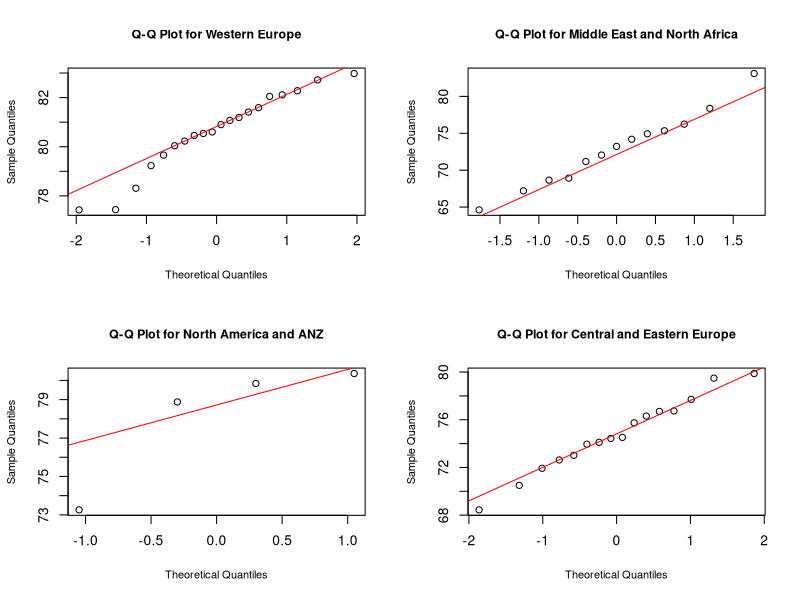
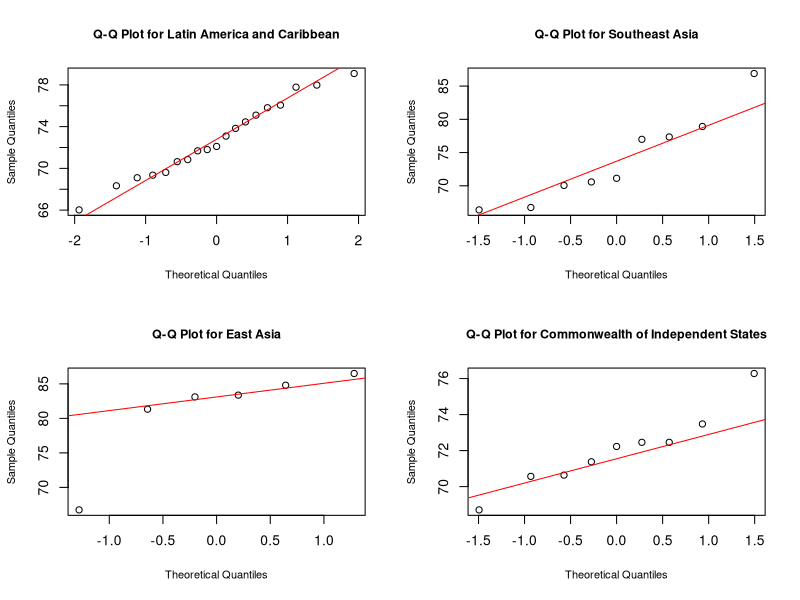
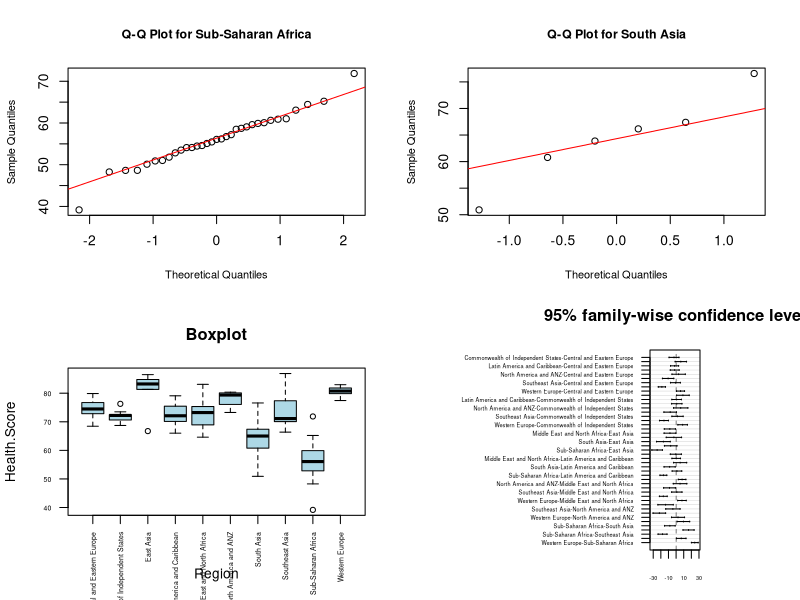

The R source for these figures, in order:
## ---- chunk 1
knitr::opts_chunk$set(echo = TRUE)
## ---- chunk 2
opis_var = read.csv("datasets/opis_varijabli.csv")
WHR_22 = read.csv("datasets/WHR_2022.csv")
WHR_22 = head(WHR_22, -1) # preskacem zadnji red jer je "xx"
WHR_23 = read.csv("datasets/WHR_2023.csv")
## ---- chunk 3
cat("Varijable za 2022. godinu:\n")
names(WHR_22)
cat("Varijable za 2023. godinu:\n")
names(WHR_23)
## ---- chunk 4
any(is.na(WHR_22))
cat("U podatcima za 2022. godinu nema nedostajućih vrijednosti.\n")
any(is.na(WHR_23))
cat("U podatcima za 2023. godinu ima nedostajućih vrijednosti.\n")

for (col_name in names(WHR_23)) {
  if (sum(is.na(WHR_23[,col_name])) > 0){
    cat('Ukupno nedostajućih vrijednosti za varijablu ',col_name, ': ', sum(is.na(WHR_23[,col_name])),'\n')
  }
}
## ---- chunk 5
data3 <- WHR_23[!is.na(WHR_23$Healthcare.Legatum.Prosperity.Index.Health.Score), ]
names(data3)[names(data3) == "Healthcare.Legatum.Prosperity.Index.Health.Score"] <- "Health.Score"
names(data3)[names(data3) == "Regional.indicator"] <- "Region"
regions <- unique(data3$Region)

ks_results <- list()

# KS test se radi za svaku regiju
for (region in regions) {
  data_region <- data3$Health.Score[data3$Region == region]
  ks_result <- ks.test(data_region, "pnorm", mean = mean(data_region), sd = sd(data_region))
  ks_results[[region]] <- ks_result
}
for (k in names(ks_results)) {
  cat(k, ":\n")
  print(ks_results[[k]])
  cat("\n")
}
## ---- chunk 6
library(ggplot2)

par(mfrow = c(2, 2))  # 2 rows, 2 columns
for (region in regions) {
  data_region <- data3$Health.Score[data3$Region == region]
  qqnorm(data_region, main = paste("Q-Q Plot for", region), cex.main=0.9, cex.lab=0.8)
  qqline(data_region, col = "red")
}
## ---- chunk 7
model <- aov(Health.Score ~ Region, data = data3)
summary(model)
## ---- chunk 8
boxplot(Health.Score ~ Region, data = data3, col = "lightblue", 
        main = "Boxplot", las = 2, cex.axis=0.5)
## ---- chunk 9
tukey <- TukeyHSD(model)
tukey_table<-as.data.frame((tukey)[1])
write.csv(tukey_table, 'TK_data.csv')
with(par(mai=c(0.5,2.5,0.5,1)),{plot(tukey, las=1,cex.axis=0.4)})
